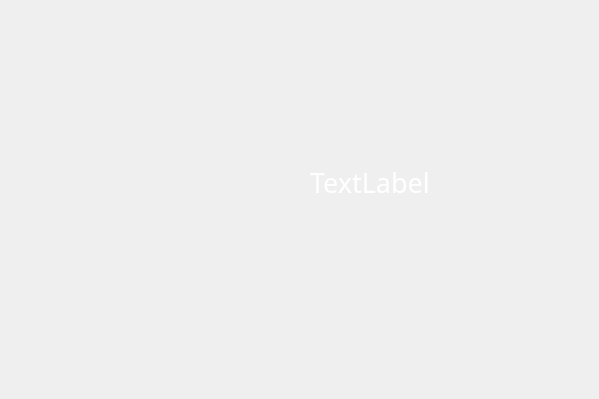
<?xml version="1.0" encoding="UTF-8"?>
<ui version="4.0">
 <class>Dialog</class>
 <widget class="QDialog" name="Dialog">
  <property name="geometry">
   <rect>
    <x>0</x>
    <y>0</y>
    <width>599</width>
    <height>399</height>
   </rect>
  </property>
  <property name="windowTitle">
   <string>Dialog</string>
  </property>
  <widget class="QLabel" name="label">
   <property name="geometry">
    <rect>
     <x>0</x>
     <y>0</y>
     <width>601</width>
     <height>401</height>
    </rect>
   </property>
   <property name="text">
    <string/>
   </property>
   <property name="pixmap">
    <pixmap resource="resources.qrc">:/Resources/Recursos/ganador2.png</pixmap>
   </property>
  </widget>
  <widget class="QLabel" name="label_2">
   <property name="geometry">
    <rect>
     <x>310</x>
     <y>172</y>
     <width>131</width>
     <height>21</height>
    </rect>
   </property>
   <property name="palette">
    <palette>
     <active>
      <colorrole role="WindowText">
       <brush brushstyle="SolidPattern">
        <color alpha="255">
         <red>255</red>
         <green>255</green>
         <blue>255</blue>
        </color>
       </brush>
      </colorrole>
     </active>
     <inactive>
      <colorrole role="WindowText">
       <brush brushstyle="SolidPattern">
        <color alpha="255">
         <red>255</red>
         <green>255</green>
         <blue>255</blue>
        </color>
       </brush>
      </colorrole>
     </inactive>
     <disabled>
      <colorrole role="WindowText">
       <brush brushstyle="SolidPattern">
        <color alpha="255">
         <red>120</red>
         <green>120</green>
         <blue>120</blue>
        </color>
       </brush>
      </colorrole>
     </disabled>
    </palette>
   </property>
   <property name="font">
    <font>
     <family>Bradley Hand ITC</family>
     <pointsize>20</pointsize>
    </font>
   </property>
   <property name="text">
    <string>TextLabel</string>
   </property>
  </widget>
 </widget>
 <resources>
  <include location="resources.qrc"/>
 </resources>
 <connections/>
</ui>
